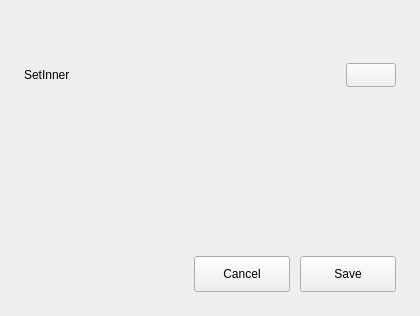
<?xml version="1.0" encoding="UTF-8"?>
<ui version="4.0">
 <class>ConfigWin</class>
 <widget class="QWidget" name="ConfigWin">
  <property name="geometry">
   <rect>
    <x>0</x>
    <y>0</y>
    <width>420</width>
    <height>316</height>
   </rect>
  </property>
  <property name="sizePolicy">
   <sizepolicy hsizetype="Preferred" vsizetype="Expanding">
    <horstretch>0</horstretch>
    <verstretch>0</verstretch>
   </sizepolicy>
  </property>
  <property name="minimumSize">
   <size>
    <width>420</width>
    <height>316</height>
   </size>
  </property>
  <property name="maximumSize">
   <size>
    <width>426</width>
    <height>16777215</height>
   </size>
  </property>
  <property name="windowTitle">
   <string>Form</string>
  </property>
  <layout class="QVBoxLayout" name="verticalLayout_2">
   <property name="spacing">
    <number>0</number>
   </property>
   <property name="leftMargin">
    <number>0</number>
   </property>
   <property name="topMargin">
    <number>0</number>
   </property>
   <property name="rightMargin">
    <number>0</number>
   </property>
   <property name="bottomMargin">
    <number>0</number>
   </property>
   <item>
    <layout class="QVBoxLayout" name="verticalLayout" stretch="0,0,0,0,0,0,0,0">
     <property name="spacing">
      <number>0</number>
     </property>
     <property name="leftMargin">
      <number>0</number>
     </property>
     <property name="topMargin">
      <number>0</number>
     </property>
     <property name="rightMargin">
      <number>0</number>
     </property>
     <property name="bottomMargin">
      <number>0</number>
     </property>
     <item>
      <widget class="QWidget" name="widget_2" native="true">
       <property name="sizePolicy">
        <sizepolicy hsizetype="Fixed" vsizetype="Fixed">
         <horstretch>0</horstretch>
         <verstretch>0</verstretch>
        </sizepolicy>
       </property>
       <property name="minimumSize">
        <size>
         <width>420</width>
         <height>45</height>
        </size>
       </property>
       <property name="maximumSize">
        <size>
         <width>420</width>
         <height>45</height>
        </size>
       </property>
       <layout class="QHBoxLayout" name="horizontalLayout_5">
        <property name="spacing">
         <number>0</number>
        </property>
        <property name="leftMargin">
         <number>0</number>
        </property>
        <property name="topMargin">
         <number>0</number>
        </property>
        <property name="rightMargin">
         <number>0</number>
        </property>
        <property name="bottomMargin">
         <number>0</number>
        </property>
        <item>
         <layout class="QHBoxLayout" name="horizontalLayout">
          <property name="spacing">
           <number>0</number>
          </property>
          <item>
           <layout class="QVBoxLayout" name="verticalLayout_3" stretch="0,0">
            <property name="spacing">
             <number>0</number>
            </property>
            <property name="leftMargin">
             <number>0</number>
            </property>
            <property name="topMargin">
             <number>0</number>
            </property>
            <property name="rightMargin">
             <number>0</number>
            </property>
            <property name="bottomMargin">
             <number>0</number>
            </property>
            <item>
             <widget class="LogoIconTitleBar" name="titleBar" native="true"/>
            </item>
            <item>
             <spacer name="verticalSpacer_3">
              <property name="orientation">
               <enum>Qt::Vertical</enum>
              </property>
              <property name="sizeType">
               <enum>QSizePolicy::Preferred</enum>
              </property>
              <property name="sizeHint" stdset="0">
               <size>
                <width>20</width>
                <height>45</height>
               </size>
              </property>
             </spacer>
            </item>
           </layout>
          </item>
          <item>
           <spacer name="horizontalSpacer">
            <property name="orientation">
             <enum>Qt::Horizontal</enum>
            </property>
            <property name="sizeHint" stdset="0">
             <size>
              <width>45</width>
              <height>20</height>
             </size>
            </property>
           </spacer>
          </item>
          <item>
           <layout class="QVBoxLayout" name="verticalLayout_4">
            <property name="spacing">
             <number>0</number>
            </property>
            <property name="leftMargin">
             <number>0</number>
            </property>
            <property name="topMargin">
             <number>0</number>
            </property>
            <property name="rightMargin">
             <number>0</number>
            </property>
            <property name="bottomMargin">
             <number>0</number>
            </property>
            <item>
             <widget class="QuadBtnsTitleBar" name="quadBtns" native="true"/>
            </item>
            <item>
             <spacer name="verticalSpacer_4">
              <property name="orientation">
               <enum>Qt::Vertical</enum>
              </property>
              <property name="sizeType">
               <enum>QSizePolicy::Preferred</enum>
              </property>
              <property name="sizeHint" stdset="0">
               <size>
                <width>20</width>
                <height>45</height>
               </size>
              </property>
             </spacer>
            </item>
           </layout>
          </item>
         </layout>
        </item>
       </layout>
      </widget>
     </item>
     <item>
      <widget class="QWidget" name="widget" native="true">
       <property name="sizePolicy">
        <sizepolicy hsizetype="Fixed" vsizetype="Fixed">
         <horstretch>0</horstretch>
         <verstretch>0</verstretch>
        </sizepolicy>
       </property>
       <property name="minimumSize">
        <size>
         <width>420</width>
         <height>60</height>
        </size>
       </property>
       <property name="maximumSize">
        <size>
         <width>420</width>
         <height>60</height>
        </size>
       </property>
       <layout class="QHBoxLayout" name="horizontalLayout_3">
        <property name="spacing">
         <number>0</number>
        </property>
        <property name="leftMargin">
         <number>0</number>
        </property>
        <property name="topMargin">
         <number>0</number>
        </property>
        <property name="rightMargin">
         <number>0</number>
        </property>
        <property name="bottomMargin">
         <number>0</number>
        </property>
        <item>
         <layout class="QHBoxLayout" name="horizontalLayout_2">
          <property name="spacing">
           <number>0</number>
          </property>
          <property name="leftMargin">
           <number>24</number>
          </property>
          <property name="rightMargin">
           <number>24</number>
          </property>
          <item>
           <widget class="CustomLabel" name="label">
            <property name="minimumSize">
             <size>
              <width>150</width>
              <height>28</height>
             </size>
            </property>
            <property name="maximumSize">
             <size>
              <width>200</width>
              <height>28</height>
             </size>
            </property>
            <property name="text">
             <string>SetInner</string>
            </property>
           </widget>
          </item>
          <item>
           <spacer name="horizontalSpacer_4">
            <property name="orientation">
             <enum>Qt::Horizontal</enum>
            </property>
            <property name="sizeType">
             <enum>QSizePolicy::Expanding</enum>
            </property>
            <property name="sizeHint" stdset="0">
             <size>
              <width>40</width>
              <height>20</height>
             </size>
            </property>
           </spacer>
          </item>
          <item>
           <widget class="KSwitchButton" name="switchButton">
            <property name="minimumSize">
             <size>
              <width>50</width>
              <height>24</height>
             </size>
            </property>
            <property name="maximumSize">
             <size>
              <width>50</width>
              <height>24</height>
             </size>
            </property>
            <property name="text">
             <string/>
            </property>
           </widget>
          </item>
         </layout>
        </item>
       </layout>
      </widget>
     </item>
     <item>
      <widget class="IncreaseWidget" name="ipWidget" native="true">
       <property name="sizePolicy">
        <sizepolicy hsizetype="Fixed" vsizetype="Fixed">
         <horstretch>0</horstretch>
         <verstretch>0</verstretch>
        </sizepolicy>
       </property>
       <property name="minimumSize">
        <size>
         <width>420</width>
         <height>36</height>
        </size>
       </property>
       <property name="maximumSize">
        <size>
         <width>420</width>
         <height>16777215</height>
        </size>
       </property>
      </widget>
     </item>
     <item>
      <spacer name="verticalSpacer_5">
       <property name="orientation">
        <enum>Qt::Vertical</enum>
       </property>
       <property name="sizeType">
        <enum>QSizePolicy::Fixed</enum>
       </property>
       <property name="sizeHint" stdset="0">
        <size>
         <width>20</width>
         <height>8</height>
        </size>
       </property>
      </spacer>
     </item>
     <item>
      <widget class="IncreaseWidget" name="webWidget" native="true">
       <property name="sizePolicy">
        <sizepolicy hsizetype="Fixed" vsizetype="Fixed">
         <horstretch>0</horstretch>
         <verstretch>0</verstretch>
        </sizepolicy>
       </property>
       <property name="minimumSize">
        <size>
         <width>418</width>
         <height>36</height>
        </size>
       </property>
       <property name="maximumSize">
        <size>
         <width>418</width>
         <height>16777215</height>
        </size>
       </property>
      </widget>
     </item>
     <item>
      <spacer name="verticalSpacer_2">
       <property name="orientation">
        <enum>Qt::Vertical</enum>
       </property>
       <property name="sizeType">
        <enum>QSizePolicy::Expanding</enum>
       </property>
       <property name="sizeHint" stdset="0">
        <size>
         <width>32</width>
         <height>8</height>
        </size>
       </property>
      </spacer>
     </item>
     <item>
      <layout class="QHBoxLayout" name="horizontalLayout_4">
       <property name="spacing">
        <number>0</number>
       </property>
       <property name="leftMargin">
        <number>24</number>
       </property>
       <property name="topMargin">
        <number>0</number>
       </property>
       <property name="rightMargin">
        <number>24</number>
       </property>
       <property name="bottomMargin">
        <number>0</number>
       </property>
       <item>
        <spacer name="horizontalSpacer_7">
         <property name="orientation">
          <enum>Qt::Horizontal</enum>
         </property>
         <property name="sizeHint" stdset="0">
          <size>
           <width>40</width>
           <height>20</height>
          </size>
         </property>
        </spacer>
       </item>
       <item>
        <widget class="QPushButton" name="cancelBtn">
         <property name="minimumSize">
          <size>
           <width>96</width>
           <height>36</height>
          </size>
         </property>
         <property name="maximumSize">
          <size>
           <width>16777215</width>
           <height>36</height>
          </size>
         </property>
         <property name="text">
          <string>Cancel</string>
         </property>
        </widget>
       </item>
       <item>
        <spacer name="horizontalSpacer_5">
         <property name="orientation">
          <enum>Qt::Horizontal</enum>
         </property>
         <property name="sizeType">
          <enum>QSizePolicy::Fixed</enum>
         </property>
         <property name="sizeHint" stdset="0">
          <size>
           <width>10</width>
           <height>20</height>
          </size>
         </property>
        </spacer>
       </item>
       <item>
        <widget class="QPushButton" name="saveBtn">
         <property name="minimumSize">
          <size>
           <width>96</width>
           <height>36</height>
          </size>
         </property>
         <property name="maximumSize">
          <size>
           <width>16777215</width>
           <height>36</height>
          </size>
         </property>
         <property name="text">
          <string>Save</string>
         </property>
        </widget>
       </item>
      </layout>
     </item>
     <item>
      <spacer name="verticalSpacer">
       <property name="orientation">
        <enum>Qt::Vertical</enum>
       </property>
       <property name="sizeType">
        <enum>QSizePolicy::Fixed</enum>
       </property>
       <property name="sizeHint" stdset="0">
        <size>
         <width>20</width>
         <height>24</height>
        </size>
       </property>
      </spacer>
     </item>
    </layout>
   </item>
  </layout>
 </widget>
 <customwidgets>
  <customwidget>
   <class>LogoIconTitleBar</class>
   <extends>QWidget</extends>
   <header>logo_icon_title_bar.h</header>
   <container>1</container>
  </customwidget>
  <customwidget>
   <class>QuadBtnsTitleBar</class>
   <extends>QWidget</extends>
   <header>quad_btns_title_bar.h</header>
   <container>1</container>
  </customwidget>
  <customwidget>
   <class>IncreaseWidget</class>
   <extends>QWidget</extends>
   <header>increase_widget.h</header>
   <container>1</container>
  </customwidget>
  <customwidget>
   <class>CustomLabel</class>
   <extends>QLabel</extends>
   <header location="global">custom_label.h</header>
  </customwidget>
  <customwidget>
   <class>KSwitchButton</class>
   <extends>QPushButton</extends>
   <header>kswitchbutton.h</header>
  </customwidget>
 </customwidgets>
 <resources/>
 <connections/>
</ui>
